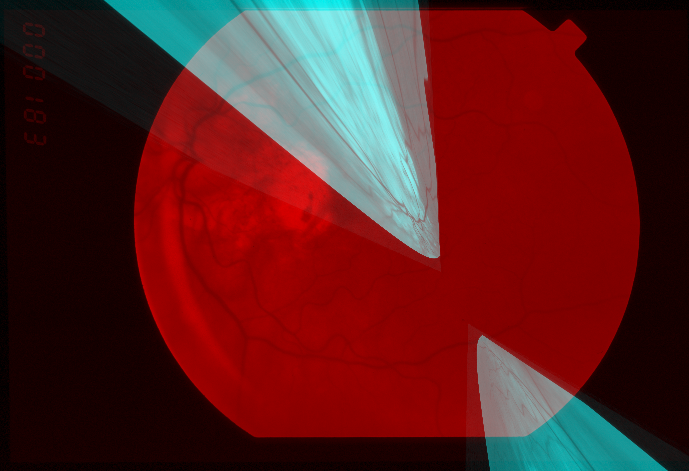
#> input picture Lab_2/HomographyEstimation-master/Results2/Projection/overlay_retina1_to_retina2_Projection.png, 689 x 471 px, given in place of retina1.png, which was not available
$ python homography_dev.py
#> lines starting #> are read from the running program, lines starting #| are printed output that depends on the picture; long printed decimals are rounded; pictures that were not available may be replaced by others from this repository, and a replacement may not be noted
# -*- coding: utf-8 -*-
"""
Created on Fri Nov 19 13:24:27 2021

@author: vasil

CODE FOR PART 2
"""

import cv2
import numpy as np
import getopt
import sys
import random
import scipy.io
from skimage.morphology import binary_dilation
from skimage.transform import estimate_transform
import matplotlib.pyplot as plt
from skimage import io
#
# Read in an image file, errors out if we can't find the file
#
def readImage(filename):
#> called with filename = './DataSet00/retina1.png'
    img = cv2.imread(filename, 0)
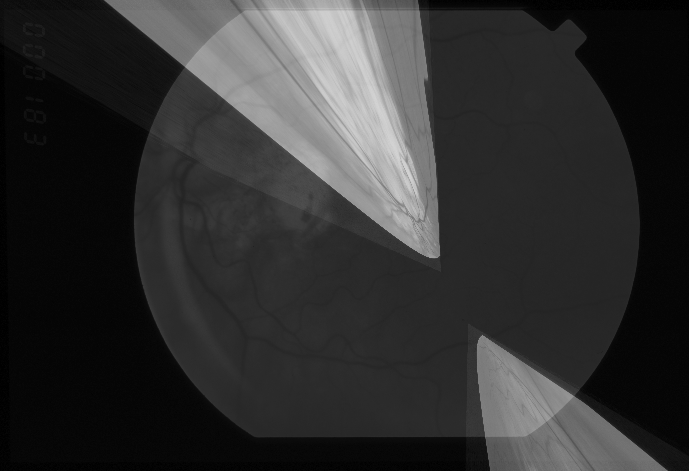
#> img: shape (471, 689); min 0, max 211, mean 48
    if img is None:
        print('Invalid image:' + filename)
        return None
    else:
        print('Image successfully read...')
        return img


# This draws matches and optionally a set of inliers in a different color
def drawMatches(img1, kp1, img2, kp2, matches, inliers = None):
    # Create a new output image that concatenates the two images together
    rows1 = img1.shape[0]
    cols1 = img1.shape[1]
    rows2 = img2.shape[0]
    cols2 = img2.shape[1]

    out = np.zeros((max([rows1,rows2]),cols1+cols2,3), dtype='uint8')

    # Place the first image to the left
    out[:rows1,:cols1,:] = np.dstack([img1, img1, img1])

    # Place the next image to the right of it
    out[:rows2,cols1:cols1+cols2,:] = np.dstack([img2, img2, img2])

    # For each pair of points we have between both images
    # draw circles, then connect a line between them
    for mat in matches:

        # Get the matching keypoints for each of the images
        img1_idx = mat.queryIdx
        img2_idx = mat.trainIdx

        # x - columns, y - rows
        (x1,y1) = kp1[img1_idx].pt
        (x2,y2) = kp2[img2_idx].pt

        inlier = False

        if inliers is not None:
            for i in inliers:
                if i.item(0) == x1 and i.item(1) == y1 and i.item(2) == x2 and i.item(3) == y2:
                    inlier = True

        # Draw a small circle at both co-ordinates
        cv2.circle(out, (int(x1),int(y1)), 4, (255, 0, 0), 1)
        cv2.circle(out, (int(x2)+cols1,int(y2)), 4, (255, 0, 0), 1)

        # Draw a line in between the two points, draw inliers if we have them
        if inliers is not None and inlier:
            cv2.line(out, (int(x1),int(y1)), (int(x2)+cols1,int(y2)), (0, 255, 0), 1)
        elif inliers is not None:
            cv2.line(out, (int(x1),int(y1)), (int(x2)+cols1,int(y2)), (0, 0, 255), 1)

        if inliers is None:
            cv2.line(out, (int(x1),int(y1)), (int(x2)+cols1,int(y2)), (255, 0, 0), 1)

    return out

#
# Runs sift algorithm to find features
#
def findFeatures(img):
    print("Finding Features...")
    sift = cv2.SIFT_create()
    keypoints, descriptors = sift.detectAndCompute(img, None)

    img = cv2.drawKeypoints(img, keypoints,img)
    cv2.imwrite('sift_keypoints.png', img)

    return keypoints, descriptors

def findFeaturesWithKp(img, canvas, KP):
    print("Finding Features...")
    sift = cv2.SIFT_create()
    # KP, descriptors = sift.detectAndCompute(img,cv2.UMat(canvas)) # change KP to "alles" if you wanna use professor's Key Points
    alles, descriptors = sift.compute(img,KP) # change KP to "alles" if you wanna use professor's Key Points

    img = cv2.drawKeypoints(img, KP, img)
    cv2.imwrite('sift_keypoints.png', img)

    return KP, descriptors

#
# Matches features given a list of keypoints, descriptors, and images
#
def matchFeatures(kp1, kp2, desc1, desc2, img1, img2):
    print("Matching Features...")
    matcher = cv2.BFMatcher(cv2.NORM_L2, True)
    matches = matcher.match(desc1, desc2)
    matchImg = drawMatches(img1,kp1,img2,kp2,matches)
    cv2.imwrite('Matches.png', matchImg)
    return matches


#
# Computers a homography from 4-correspondences
#
def computeHomography(matches, model):
    #loop through correspondences and create assemble matrix
    aList = []
    if (model == 'Euclidean'):
        src = np.array(matches)[:,0:2]
        dst = np.array(matches)[:,2:4]
        num = src.shape[0]
        dim = src.shape[1]

        # Compute mean of src and dst.
        src_mean = src.mean(axis=0)
        dst_mean = dst.mean(axis=0)

        # Subtract mean from src and dst.
        src_demean = src - src_mean
        dst_demean = dst - dst_mean

        A = dst_demean.T @ src_demean / num

        d = np.ones((dim,), dtype=np.double)
        if np.linalg.det(A) < 0:
            d[dim - 1] = -1

        h = np.eye(dim + 1, dtype=np.double)

        U, S, V = np.linalg.svd(A)

        rank = np.linalg.matrix_rank(A)

        # Computing the Rotation Matrix
        if rank == 0:
            return np.nan * h
        elif rank == dim - 1:
            if np.linalg.det(U) * np.linalg.det(V) > 0:
                h[:dim, :dim] = U @ V
            else:
                s = d[dim - 1]
                d[dim - 1] = -1
                h[:dim, :dim] = U @ np.diag(d) @ V
                d[dim - 1] = s
        else:
            h[:dim, :dim] = U @ np.diag(d) @ V

        # Getting the Transaltion Terms
        h[:dim, dim] = dst_mean - (h[:dim, :dim] @ src_mean.T)
        return h

    elif (model == 'Similarity'):
        src = np.array(matches)[:,0:2]
        dst = np.array(matches)[:,2:4]
        num = src.shape[0]
        dim = src.shape[1]

        # Compute mean of src and dst.
        src_mean = src.mean(axis=0)
        dst_mean = dst.mean(axis=0)

        # Subtract mean from src and dst.
        src_demean = src - src_mean
        dst_demean = dst - dst_mean

        A = dst_demean.T @ src_demean / num

        d = np.ones((dim,), dtype=np.double)
        if np.linalg.det(A) < 0:
            d[dim - 1] = -1

        h = np.eye(dim + 1, dtype=np.double)

        U, S, V = np.linalg.svd(A)

        rank = np.linalg.matrix_rank(A)
        # Computing the Rotation Matrix
        if rank == 0:
            return np.nan * h
        elif rank == dim - 1:
            if np.linalg.det(U) * np.linalg.det(V) > 0:
                h[:dim, :dim] = U @ V
            else:
                s = d[dim - 1]
                d[dim - 1] = -1
                h[:dim, :dim] = U @ np.diag(d) @ V
                d[dim - 1] = s
        else:
            h[:dim, :dim] = U @ np.diag(d) @ V

        # Getting the Scale
        scale = 1.0 / src_demean.var(axis=0).sum() * (S @ d)

        # Getting the Transaltion Terms
        h[:dim, dim] = dst_mean - scale * (h[:dim, :dim] @ src_mean.T)
        h[:dim, :dim] *= 1/scale
        return h

    elif (model == 'Affine'):
        for corr in matches:
            p1 = np.matrix([corr.item(0), corr.item(1), 1]) # first point of the correspondence
            p2 = np.matrix([corr.item(2), corr.item(3), 1]) # second point of the correspondence

            a2 = [0, 0, 0, -p2.item(2) * p1.item(0), -p2.item(2) * p1.item(1), -p2.item(2) * p1.item(2),
                  0, 0,p2.item(1) * p1.item(2)]
            a1 = [-p2.item(2) * p1.item(0), -p2.item(2) * p1.item(1), -p2.item(2) * p1.item(2), 0, 0, 0,
                  0, 0, p2.item(0) * p1.item(2)]
            aList.append(a1)
            aList.append(a2)

        matrixA = np.matrix(aList)

        #svd composition
        U, S, V = np.linalg.svd(matrixA)

        #reshape the min singular value into a 3 by 3 matrix
        h = np.reshape(V[6], (3, 3)) # getting the least important eigenvalue vector

        #normalize and now we have h
        h = (1/h.item(8)) * h
        return h
    elif (model == 'Projection'):
        for corr in matches:
            p1 = np.matrix([corr.item(0), corr.item(1), 1]) # first point of the correspondence
            p2 = np.matrix([corr.item(2), corr.item(3), 1]) # second point of the correspondence

            a2 = [0, 0, 0, -p2.item(2) * p1.item(0), -p2.item(2) * p1.item(1), -p2.item(2) * p1.item(2),
                  p2.item(1) * p1.item(0), p2.item(1) * p1.item(1), p2.item(1) * p1.item(2)]
            a1 = [-p2.item(2) * p1.item(0), -p2.item(2) * p1.item(1), -p2.item(2) * p1.item(2), 0, 0, 0,
                  p2.item(0) * p1.item(0), p2.item(0) * p1.item(1), p2.item(0) * p1.item(2)]
            aList.append(a1)
            aList.append(a2)

        matrixA = np.matrix(aList)

        #svd composition
        u, s, v = np.linalg.svd(matrixA)

        #reshape the min singular value into a 3 by 3 matrix
        h = np.reshape(v[8], (3, 3)) # getting the least important eigenvalue vector
        # 8 because it's the last in the v vector, the least imporant

        #normalize and now we have h
        h = (1/h.item(8)) * h
        return h

def keyPointMask(img,kp):
    canvas = np.zeros_like(img, dtype = np.uint8)
    KP=[] # cv2 keypoint format
    for y,x in kp:
        canvas[int(x),int(y)] = 1
        KP.append(cv2.KeyPoint(y,x,100))
    return np.array(binary_dilation(canvas, selem = np.ones([4,4])),dtype = np.uint8), KP

def reProjErr(corrs, h):
    p1reg = cv2.warpPerspective(corrs[:,0:2],h,corrs[:,0:2].shape)
    hinv = np.linalg.inv(finalH)/np.linalg.inv(h)[2,2]
    p2reg = cv2.warpPerspective(corrs[:,2:4],hinv,corrs[:,2:4].shape)

    p1reg_dist = np.linalg.norm(corrs[:,2:4].T-p1reg)
    p2reg_dist = np.linalg.norm(corrs[:,0:2].T-p2reg)

    return p1reg_dist, p2reg_dist

p1reg_dist = []
p2reg_dist = []

for im1 in ['retina1']:
    for im2 in ['retina2']:
        if im1 != im2:
            img1name = "./DataSet00/{}.png".format(im1)
            img2name = "./DataSet00/{}.png" .format(im2)

            print("Image 1 Name: " + img1name)
            print("Image 2 Name: " + img2name)

            #query image
            img1 = readImage(img1name)
            #train image
            img2 = readImage(img2name)
#> call 2 of readImage, with filename = './DataSet00/retina2.png'
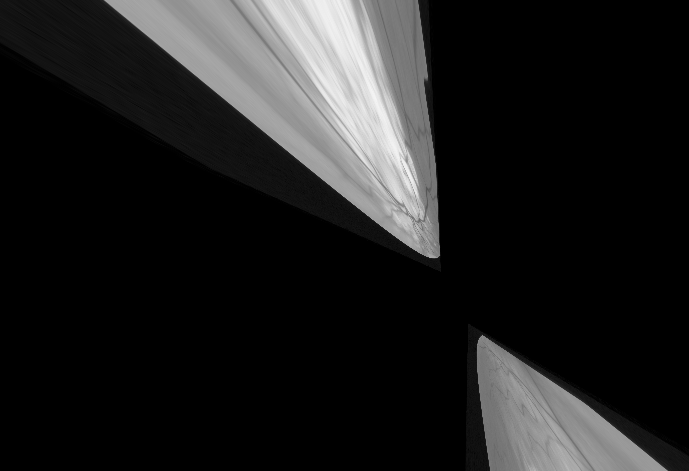
#> input picture Lab_2/HomographyEstimation-master/Results2/Projection/retina1_to_retina2_Projection.png, 689 x 471 px, given in place of retina2.png, which was not available
#> in readImage, img is the input picture: shape (471, 689); min 0, max 244, mean 30.5
            rows,cols = img1.shape
#> rows = 471; cols = 689

            # Step 2
            for mode in ['Euclidean', 'Similarity', 'Affine', 'Projection']:
                correspondenceList = []
                if img1 is not None and img2 is not None:

                    KP1, desc1 = findFeatures(img1)
                    KP2, desc2 = findFeatures(img2)

                    print ("Found keypoints in " + img1name + ": " + str(len(KP1)))
                    print ("Found keypoints in " + img2name + ": " + str(len(KP2)))
                    keypoints = [KP1,KP2]
                    matches = matchFeatures(KP1, KP2, desc1, desc2, img1, img2)

                    for match in matches:
                        (x1, y1) = keypoints[0][match.queryIdx].pt
                        (x2, y2) = keypoints[1][match.trainIdx].pt
                        correspondenceList.append([x1, y1, x2, y2])

                    corrs = np.matrix(correspondenceList)

                    # #run computeHomography algorithm
                    # mode = 'Euclidean'
                    finalH = computeHomography(corrs, mode)

                    print ("Final homography: ", finalH)

                    # Reprojection Error
                    invH = np.linalg.inv(finalH)/np.linalg.inv(finalH)[2,2]
                    R = []
                    for corr in correspondenceList:
                        # print (corr) # y1-corr[0] x1-corr[1] y2-corr[2] x2-corr[3]
                        a = corr [0] - np.divide (finalH[0,0]*corr[2] + finalH[0,1]*corr[3] +finalH[0,2],
                                                  finalH[2,0]*corr[2] + finalH[2,1]*corr[3] +1)
                        b = corr[1] - np.divide(finalH[1,0]*corr[2]+finalH[1,1]*corr[3]+finalH[1,2],
                                                finalH[2,0]*corr[3]+finalH[2,1]*corr[2]+1)
                        c = corr[2] - np.divide(invH[0,0]*corr[0]+invH[0,1]*corr[1]+invH[0,2],
                                                invH[2,0]*corr[0]+invH[2,1]*corr[1]+1)
                        d = corr[3] - np.divide(invH[1,0]*corr[0]+invH[1,1]*corr[1]+invH[1,2],
                                                invH[2,0]*corr[0]+invH[2,1]*corr[1]+1)
                        R.append(np.array([a,b,c,d]))

                    R_arr = np.array(R)
                    R_arr = R_arr.reshape([R_arr.shape[0]*R_arr.shape[1],1])
                    Ere = np.inner(np.array(R),np.array(R))/len(R)
                    # Ere = np.dot(R_arr.T,R_arr)/len(R)
                    print ("Error: ", Ere)

                    # Actually registering the image
                    dst = cv2.warpPerspective(img1,finalH,(cols,rows))

                    # [6 lines of commented-out code are left out]

                    io.imsave('./Results2/{}/{}_to_{}_{}.png'.format(mode,im1,im2,mode), dst)

                    f = open('./Results2/{}/homography_{}_to_{}_{}.txt'.format(mode,im1,im2,mode), 'w')
                    f.write("Final homography: \n" + str(finalH)+"\n")

                    added_image = cv2.cvtColor(img2,cv2.COLOR_GRAY2RGB)
                    added_image[:,:,1] = dst
                    added_image[:,:,2] = dst
                    # added_image = cv2.addWeighted(img2,0.4,dst,0.1,0)
                    io.imsave('./Results2/{}/overlay_{}_to_{}_{}.png'.format(mode,im1,im2,mode), added_image)

                    # Reprojection Analysis
                    p1reg_dist.append(reProjErr(corrs, finalH)[0]/255)
                    p2reg_dist.append(reProjErr(corrs, finalH)[1]/255)
#> this loop made 4 passes
#| Found keypoints in ./DataSet00/retina1.png: 62
#| Found keypoints in ./DataSet00/retina2.png: 46
#| Found keypoints in ./DataSet00/retina1.png: 62
#| Found keypoints in ./DataSet00/retina2.png: 46
#| Found keypoints in ./DataSet00/retina1.png: 62
#| Found keypoints in ./DataSet00/retina2.png: 46
#| Found keypoints in ./DataSet00/retina1.png: 62
#| Found keypoints in ./DataSet00/retina2.png: 46
#> pass 1, in matchFeatures, `matchImg = drawMatches(img1,kp1,img2,kp2,matches)`:
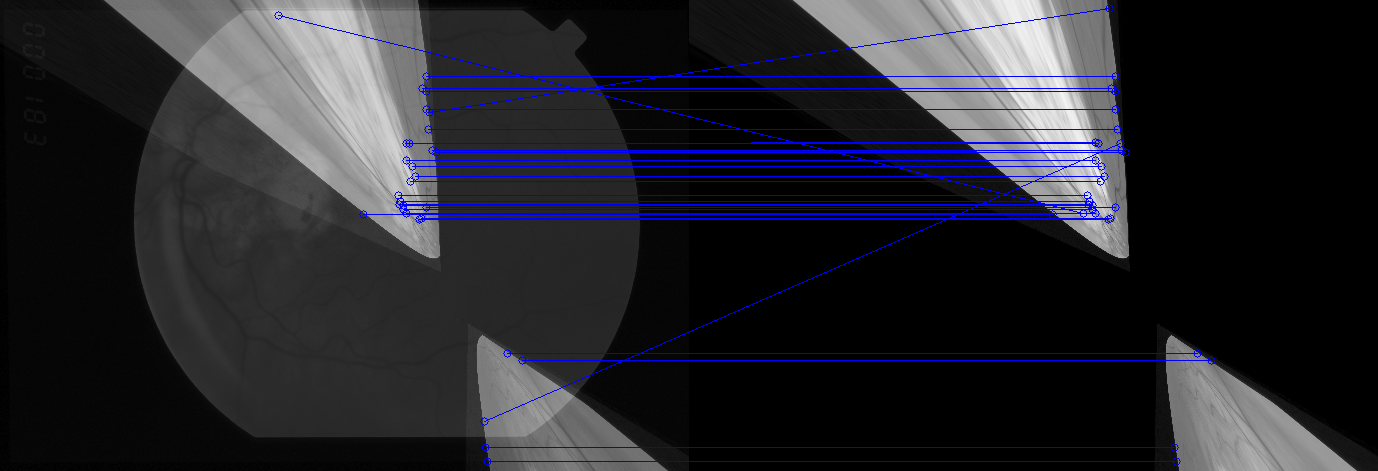
#> matchImg: shape (471, 1378, 3); mean of channels 0, 1, 2 46.1, 37.7, 37.7; drawn as B, G, R
#> pass 1, `dst = cv2.warpPerspective(img1,finalH,(cols,rows))`:
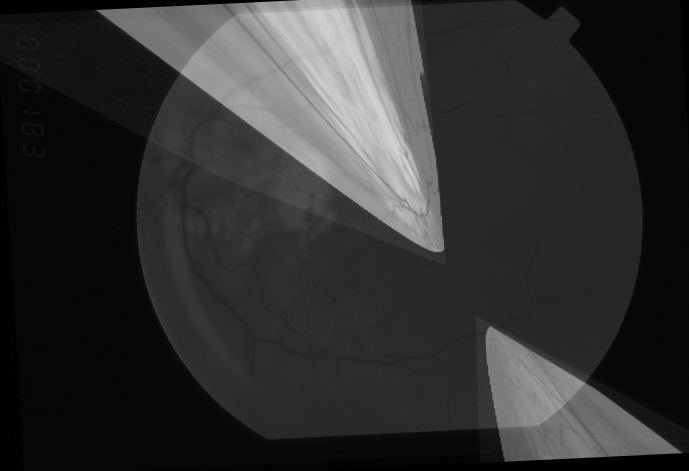
#> dst: shape (471, 689); min 0, max 211, mean 47.7
#> after the loop:
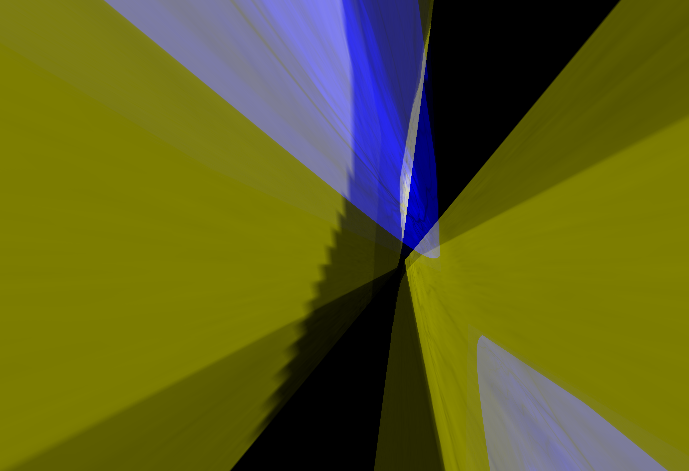
#> added_image: shape (471, 689, 3); mean B, G, R 30.5, 96, 96
#> after the loop, p1reg_dist = [10.61, 10.61, 10.61, 10.61]; p2reg_dist = [10.39, 10.68, 10.68, 10.68]

print('Projecting matching points from im1 onto im2, errors:{}'.format(p1reg_dist))
#| Projecting matching points from im1 onto im2, errors:[10.610, 10.610, 10.610, 10.610]
print('Projecting matching points from im2 onto im1, errors:{}'.format(p2reg_dist))
#| Projecting matching points from im2 onto im1, errors:[10.389, 10.683, 10.683, 10.683]
